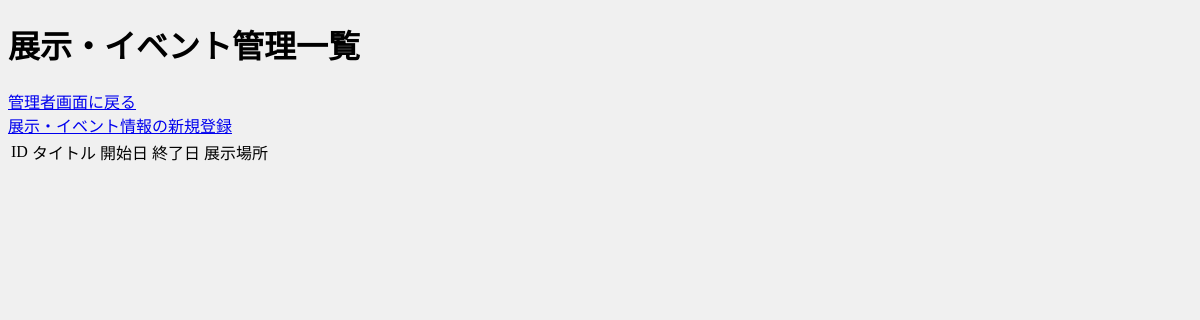
The page /tmpl/admin/admin_event/event_index.php on the database as committed earlier.
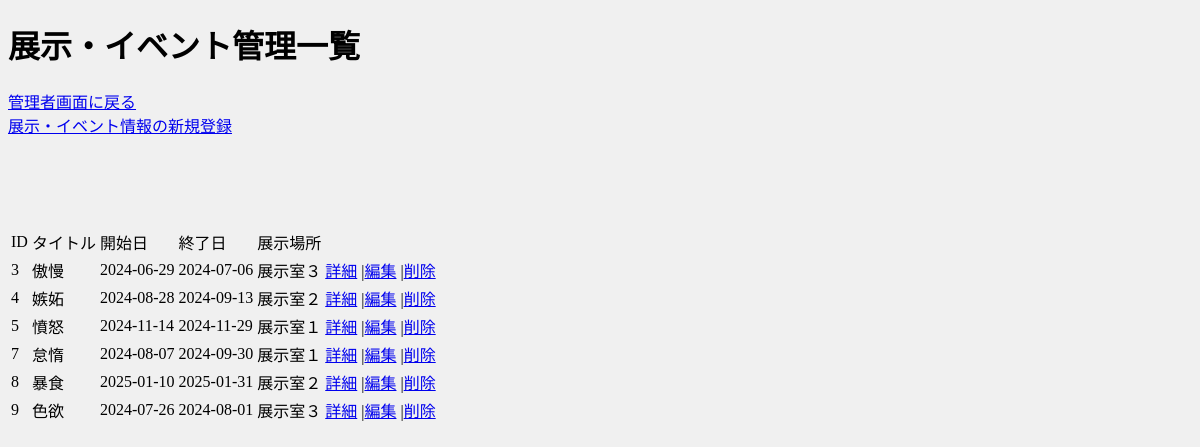
The same page on the database as committed later.
### tables this page shows
CREATE TABLE `event` (
  `id` int(11) NOT NULL,
  `time` datetime DEFAULT current_timestamp(),
  `title` varchar(255) NOT NULL,
  `dob_s` varchar(255) NOT NULL,
  `dob_e` varchar(255) NOT NULL,
  `space` int(11) NOT NULL,
  `text` text NOT NULL,
  `editname` varchar(100) NOT NULL,
  `dob` varchar(100) NOT NULL,
  `flag` int(11) NOT NULL DEFAULT 0
);

### tmpl/admin/admin_event/event_index.php (the view, shortened to what this page needs)
<!DOCTYPE html>
<html lang="ja">
<head>
</head>
<body>
    <h1>展示・イベント管理一覧</h1>
    <a href="../admin_hp.php">管理者画面に戻る</a>
    <br>
    <a href="event_form.html">展示・イベント情報の新規登録</a>
<?php
    $dsn = 'mysql:host=localhost; dbname=mus; charset=utf8';
    $user = 'testuser';
    $pass = 'testpass';
try {
    $dbn = new PDO ($dsn,$user, $pass);
    $dbn->setAttribute(PDO::ATTR_ERRMODE, PDO::ERRMODE_EXCEPTION);
    $sql = 'select * from event';
    $stmt = $dbn -> query($sql);
    $result = $stmt -> fetchAll(PDO::FETCH_ASSOC);
    echo '<table>' . PHP_EOL;
    echo '<tr>' . PHP_EOL;
    echo '<td>ID</td><td>タイトル</td><td>開始日</td><td>終了日</td><td>展示場所</td>' . PHP_EOL;
    echo '</tr>' . PHP_EOL;
    foreach ($result as $row) {
        if ($row['flag'] == 1) {
            continue;
        }
        echo '<tr>' . PHP_EOL;
        echo '<td>' . htmlspecialchars($row['id'], ENT_QUOTES)  . '</td>' . PHP_EOL;
        echo '<td>' . htmlspecialchars($row['title'], ENT_QUOTES)  . '</td>' . PHP_EOL;
        echo '<td>' . htmlspecialchars($row['dob_s'], ENT_QUOTES)  . '</td>' . PHP_EOL;
        echo '<td>' . htmlspecialchars($row['dob_e'], ENT_QUOTES)  . '</td>' . PHP_EOL;
        $space = '';
        if ($row['space'] == "1") {
            $space = "展示室１";
        } else if ($row['space'] == "2") {
            $space = "展示室２";
        } else if ($row['space'] == "3") {
            $space = "展示室３";
        } else {
            $space = "不明";
        }
        echo '<td>' . $space . '</td>' . PHP_EOL;
        echo '<br>';
        echo '<td>' . PHP_EOL;
        echo '<a href = "event_detail.php?id=' . htmlspecialchars($row["id"],ENT_QUOTES) . '">詳細</a>' . PHP_EOL;
        echo '|<a href = "event_edit.php?id=' . htmlspecialchars($row["id"],ENT_QUOTES) . '">編集</a>' . PHP_EOL;
        echo '|<a href = "event_delete.php?id=' . htmlspecialchars($row["id"],ENT_QUOTES) . '">削除</a>' . PHP_EOL;
        echo '</td>' . PHP_EOL;
        echo '</tr>' . PHP_EOL;
    }
    echo '</table>' . PHP_EOL;
} catch (PDOException $e){
    echo "エラー発生：" . htmlspecialchars($e ->getMessage(), ENT_QUOTES) . '<br>';
    exit;
}
?>
</body>
</html>

Rows that differ between the two databases and show on the page:
added event: id "3", title "傲慢", dob_s "2024-06-29", dob_e "2024-07-06", space "展示室３"
added event: id "4", title "嫉妬", dob_s "2024-08-28", dob_e "2024-09-13", space "展示室２"
added event: id "5", title "憤怒", dob_s "2024-11-14", dob_e "2024-11-29", space "展示室１"
added event: id "7", title "怠惰", dob_s "2024-08-07", dob_e "2024-09-30", space "展示室１"
added event: id "8", title "暴食", dob_s "2025-01-10", dob_e "2025-01-31", space "展示室２"
added event: id "9", title "色欲", dob_s "2024-07-26", dob_e "2024-08-01", space "展示室３"
